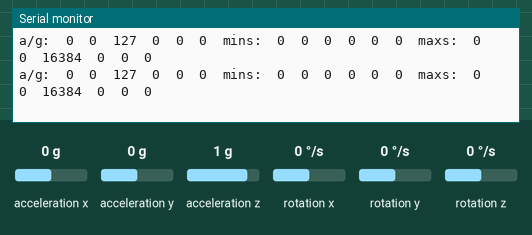
Recording of a sketch running on a simulated ESP32. Shown: the last lines printed to the serial monitor. Inputs (shaded band) come from the test bench; at power-on: acceleration x 0 g, acceleration y 0 g, acceleration z 1 g, rotation x 0 °/s, rotation y 0 °/s, rotation z 0 °/s.

Above: at 1.2 s.
1.3 s: acceleration x set to -1.4 g
At 1.34 s:
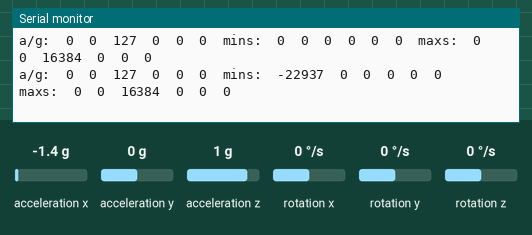
2.8 s: acceleration y set to -1.4 g
At 2.93 s:
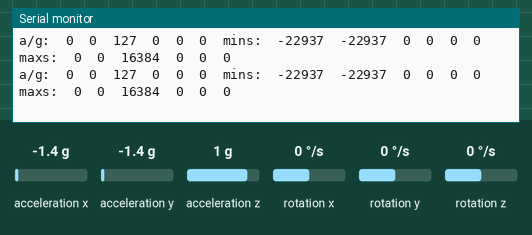
4.3 s: acceleration z set to -1.4 g
At 4.48 s:
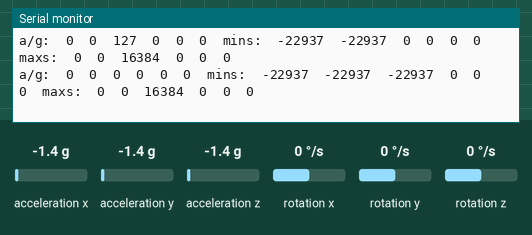
5.8 s: rotation x set to -192 °/s
At 5.97 s:
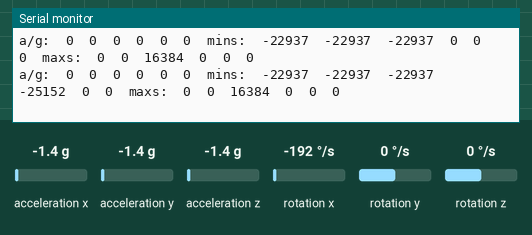
7.3 s: rotation y set to 100 °/s
At 7.52 s:
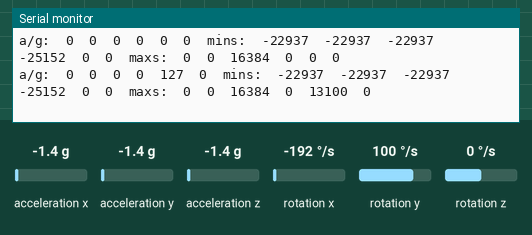
10.3 s: rotation z set to -192 °/s
At 10.54 s:
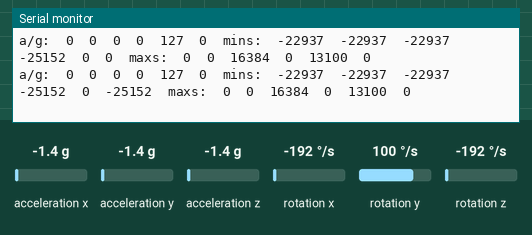

The sketch:

mpu_stable_esp.ino
```cpp
// I2Cdev and MPU6050 must be installed as libraries, or else the .cpp/.h files
// for both classes must be in the include path of your project
#include "I2Cdev.h"
#include "MPU6050.h"

// Arduino Wire library is required if I2Cdev I2CDEV_ARDUINO_WIRE implementation
// is used in I2Cdev.h
#if I2CDEV_IMPLEMENTATION == I2CDEV_ARDUINO_WIRE
    #include "Wire.h"
#endif

#define ESP32MPU

MPU6050 accelgyro;
//MPU6050 accelgyro(0x69); // <-- use for AD0 high

#define MAP_MIN 0
#define MAP_MAX 127
int16_t ax = 0, ay = 0, az = 0, axmin = 0, axmax = 0, aymin = 0, aymax = 0, azmin = 0, azmax = 0;
int16_t gx = 0, gy = 0, gz = 0, gxmin = 0, gxmax = 0, gymin = 0, gymax = 0, gzmin = 0, gzmax = 0;
int16_t axmapped = 0;
int16_t aymapped = 0;
int16_t azmapped = 0;
int16_t gxmapped = 0;
int16_t gymapped = 0;
int16_t gzmapped = 0;

void setup() {
    // join I2C bus (I2Cdev library doesn't do this automatically)
    #if I2CDEV_IMPLEMENTATION == I2CDEV_ARDUINO_WIRE
        Wire.begin();
    #elif I2CDEV_IMPLEMENTATION == I2CDEV_BUILTIN_FASTWIRE
        Fastwire::setup(400, true);
    #endif

    // initialize serial communication
    Serial.begin(9600);

    // initialize device
    Serial.println("Initializing I2C devices...");
    accelgyro.initialize();

    // verify connection
    Serial.println("Testing device connections...");
    Serial.println(accelgyro.testConnection() ? "MPU6050 connection successful" : "MPU6050 connection failed");

    // use the code below to change accel/gyro offset values
    /*
    Serial.println("Updating internal sensor offsets...");
    // -76	-2359	1688	0	0	0
    Serial.print(accelgyro.getXAccelOffset()); Serial.print("\t"); // -76
    Serial.print(accelgyro.getYAccelOffset()); Serial.print("\t"); // -2359
    Serial.print(accelgyro.getZAccelOffset()); Serial.print("\t"); // 1688
    Serial.print(accelgyro.getXGyroOffset()); Serial.print("\t"); // 0
    Serial.print(accelgyro.getYGyroOffset()); Serial.print("\t"); // 0
    Serial.print(accelgyro.getZGyroOffset()); Serial.print("\t"); // 0
    Serial.print("\n");
    accelgyro.setXGyroOffset(220);
    accelgyro.setYGyroOffset(76);
    accelgyro.setZGyroOffset(-85);
    Serial.print(accelgyro.getXAccelOffset()); Serial.print("\t"); // -76
    Serial.print(accelgyro.getYAccelOffset()); Serial.print("\t"); // -2359
    Serial.print(accelgyro.getZAccelOffset()); Serial.print("\t"); // 1688
    Serial.print(accelgyro.getXGyroOffset()); Serial.print("\t"); // 0
    Serial.print(accelgyro.getYGyroOffset()); Serial.print("\t"); // 0
    Serial.print(accelgyro.getZGyroOffset()); Serial.print("\t"); // 0
    Serial.print("\n");
    */
}

void get_min_max_accel() {
    axmin = min(ax, axmin);
    aymin = min(ay, aymin);
    azmin = min(az, azmin);
    axmax = max(ax, axmax);
    aymax = max(ay, aymax);
    azmax = max(az, azmax);
}

void get_min_max_gyro() {
    gxmin = min(gx, gxmin);
    gymin = min(gy, gymin);
    gzmin = min(gz, gzmin);
    gxmax = max(gx, gxmax);
    gymax = max(gy, gymax);
    gzmax = max(gz, gzmax);
}

void map_accel() {
    if (axmin < axmax) {
        axmapped = map(ax, axmin, axmax, MAP_MIN, MAP_MAX);
    }
    if (aymin < aymax) {
        aymapped = map(ay, aymin, aymax, MAP_MIN, MAP_MAX);
    }
    if (gzmin < azmax) {
        azmapped = map(az, azmin, azmax, MAP_MIN, MAP_MAX);
    }
}

void map_gyro() {
    if (gxmin < gxmax) {
        gxmapped = map(gx, gxmin, gxmax, MAP_MIN, MAP_MAX);
    }
    if (gymin < gymax) {
        gymapped = map(gy, gymin, gymax, MAP_MIN, MAP_MAX);
    }
    if (gzmin < gzmax) {
        gzmapped = map(gz, gzmin, gzmax, MAP_MIN, MAP_MAX);
    }
}

void print_raw_all() {
    // display tab-separated accel/gyro x/y/z values
    Serial.print("a/g:\t");
    Serial.print(ax); Serial.print("\t");
    Serial.print(ay); Serial.print("\t");
    Serial.print(az); Serial.print("\t");
    Serial.print(gx); Serial.print("\t");
    Serial.print(gy); Serial.print("\t");
    Serial.print(gz); Serial.print("\t");
    Serial.print("mins:\t");
    Serial.print(axmin); Serial.print("\t");
    Serial.print(aymin); Serial.print("\t");
    Serial.print(azmin); Serial.print("\t");
    Serial.print(gxmin); Serial.print("\t");
    Serial.print(gymin); Serial.print("\t");
    Serial.print(gzmin); Serial.print("\t");
    Serial.print("maxs:\t");
    Serial.print(axmax); Serial.print("\t");
    Serial.print(aymax); Serial.print("\t");
    Serial.print(azmax); Serial.print("\t");
    Serial.print(gxmax); Serial.print("\t");
    Serial.print(gymax); Serial.print("\t");
    Serial.print(gzmax); Serial.print("\t");
    Serial.println();
}

void print_mapped_all() {
    // display tab-separated accel/gyro x/y/z values
    Serial.print("a/g:\t");
    Serial.print(axmapped); Serial.print("\t");
    Serial.print(aymapped); Serial.print("\t");
    Serial.print(azmapped); Serial.print("\t");
    Serial.print(gxmapped); Serial.print("\t");
    Serial.print(gymapped); Serial.print("\t");
    Serial.print(gzmapped); Serial.print("\t");
    Serial.print("mins:\t");
    Serial.print(axmin); Serial.print("\t");
    Serial.print(aymin); Serial.print("\t");
    Serial.print(azmin); Serial.print("\t");
    Serial.print(gxmin); Serial.print("\t");
    Serial.print(gymin); Serial.print("\t");
    Serial.print(gzmin); Serial.print("\t");
    Serial.print("maxs:\t");
    Serial.print(axmax); Serial.print("\t");
    Serial.print(aymax); Serial.print("\t");
    Serial.print(azmax); Serial.print("\t");
    Serial.print(gxmax); Serial.print("\t");
    Serial.print(gymax); Serial.print("\t");
    Serial.print(gzmax); Serial.print("\t");
    Serial.println();
}
void loop() {
    // read raw accel/gyro measurements from device
    accelgyro.getMotion6(&ax, &ay, &az, &gx, &gy, &gz);
    get_min_max_accel();
    get_min_max_gyro();
    map_accel();
    map_gyro();
    //accelgyro.getAcceleration(&ax, &ay, &az);
    //accelgyro.getRotation(&gx, &gy, &gz);
    //print_raw_all();
    print_mapped_all();
    delay(100);
}
```

Measured:
- after the input at 1.3 s, the serial monitor: prints a new line at once (image 1)
- after the input at 2.8 s, the serial monitor: prints a new line at once (image 2)
- after the input at 4.3 s, the serial monitor: prints a new line after 0.07 s (image 3)
- after the input at 5.8 s, the serial monitor: prints a new line after 0.05 s (image 4)
- after the input at 7.3 s, the serial monitor: prints a new line after 0.10 s (image 5)
- after the input at 10.3 s, the serial monitor: prints a new line after 0.12 s (image 6)
